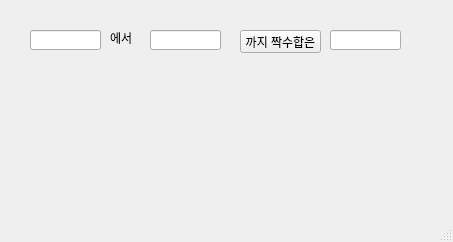
<?xml version="1.0" encoding="UTF-8"?>
<ui version="4.0">
 <class>MainWindow</class>
 <widget class="QMainWindow" name="MainWindow">
  <property name="geometry">
   <rect>
    <x>0</x>
    <y>0</y>
    <width>453</width>
    <height>242</height>
   </rect>
  </property>
  <property name="windowTitle">
   <string>MainWindow</string>
  </property>
  <widget class="QWidget" name="centralwidget">
   <widget class="QLabel" name="lbl">
    <property name="geometry">
     <rect>
      <x>110</x>
      <y>30</y>
      <width>41</width>
      <height>16</height>
     </rect>
    </property>
    <property name="text">
     <string>에서</string>
    </property>
   </widget>
   <widget class="QLineEdit" name="lin1">
    <property name="geometry">
     <rect>
      <x>30</x>
      <y>30</y>
      <width>71</width>
      <height>20</height>
     </rect>
    </property>
    <property name="inputMask">
     <string/>
    </property>
   </widget>
   <widget class="QLineEdit" name="lin3">
    <property name="geometry">
     <rect>
      <x>330</x>
      <y>30</y>
      <width>71</width>
      <height>20</height>
     </rect>
    </property>
   </widget>
   <widget class="QLineEdit" name="lin2">
    <property name="geometry">
     <rect>
      <x>150</x>
      <y>30</y>
      <width>71</width>
      <height>20</height>
     </rect>
    </property>
    <property name="inputMask">
     <string/>
    </property>
   </widget>
   <widget class="QPushButton" name="pb">
    <property name="geometry">
     <rect>
      <x>240</x>
      <y>30</y>
      <width>81</width>
      <height>23</height>
     </rect>
    </property>
    <property name="text">
     <string>까지 짝수합은</string>
    </property>
   </widget>
  </widget>
  <widget class="QMenuBar" name="menubar">
   <property name="geometry">
    <rect>
     <x>0</x>
     <y>0</y>
     <width>453</width>
     <height>21</height>
    </rect>
   </property>
  </widget>
  <widget class="QStatusBar" name="statusbar"/>
 </widget>
 <resources/>
 <connections/>
</ui>
